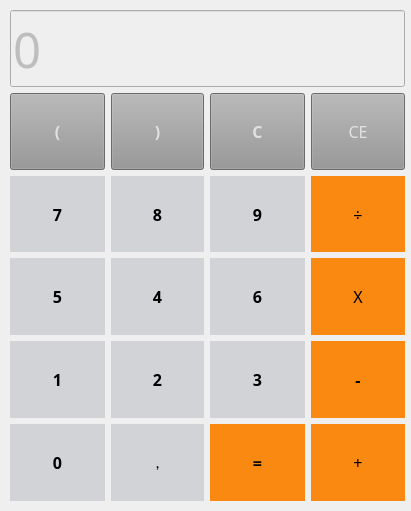
<?xml version="1.0" encoding="UTF-8"?>
<ui version="4.0">
 <class>MainWindow</class>
 <widget class="QMainWindow" name="MainWindow">
  <property name="geometry">
   <rect>
    <x>0</x>
    <y>0</y>
    <width>411</width>
    <height>511</height>
   </rect>
  </property>
  <property name="windowTitle">
   <string>Calculator</string>
  </property>
  <widget class="QWidget" name="centralwidget">
   <widget class="QWidget" name="gridLayoutWidget">
    <property name="geometry">
     <rect>
      <x>10</x>
      <y>10</y>
      <width>395</width>
      <height>491</height>
     </rect>
    </property>
    <layout class="QGridLayout" name="gridLayout">
     <item row="2" column="3">
      <widget class="QPushButton" name="pushButton_ec">
       <property name="sizePolicy">
        <sizepolicy hsizetype="Preferred" vsizetype="Preferred">
         <horstretch>0</horstretch>
         <verstretch>0</verstretch>
        </sizepolicy>
       </property>
       <property name="font">
        <font>
         <family>Gill Sans MT Condensed</family>
         <pointsize>12</pointsize>
         <weight>50</weight>
         <italic>false</italic>
         <bold>false</bold>
         <underline>false</underline>
         <strikeout>false</strikeout>
        </font>
       </property>
       <property name="styleSheet">
        <string notr="true">QPushButton {
background: rgb(149, 149, 149);
color: rgb(226, 226, 226);
}</string>
       </property>
       <property name="text">
        <string>CE</string>
       </property>
       <property name="autoDefault">
        <bool>false</bool>
       </property>
       <property name="default">
        <bool>false</bool>
       </property>
       <property name="value" stdset="0">
        <string>prev</string>
       </property>
      </widget>
     </item>
     <item row="3" column="3">
      <widget class="QPushButton" name="pushButton_div">
       <property name="sizePolicy">
        <sizepolicy hsizetype="Preferred" vsizetype="Preferred">
         <horstretch>0</horstretch>
         <verstretch>0</verstretch>
        </sizepolicy>
       </property>
       <property name="font">
        <font>
         <family>Gill Sans Ultra Bold</family>
         <pointsize>12</pointsize>
         <weight>50</weight>
         <italic>false</italic>
         <bold>false</bold>
         <underline>false</underline>
         <strikeout>false</strikeout>
        </font>
       </property>
       <property name="styleSheet">
        <string notr="true">QPushButton {
background:#fa8911;
border:none;
}</string>
       </property>
       <property name="text">
        <string>÷</string>
       </property>
       <property name="autoDefault">
        <bool>false</bool>
       </property>
       <property name="default">
        <bool>false</bool>
       </property>
       <property name="value" stdset="0">
        <string>div</string>
       </property>
      </widget>
     </item>
     <item row="2" column="2">
      <widget class="QPushButton" name="pushButton_ac">
       <property name="sizePolicy">
        <sizepolicy hsizetype="Preferred" vsizetype="Preferred">
         <horstretch>0</horstretch>
         <verstretch>0</verstretch>
        </sizepolicy>
       </property>
       <property name="font">
        <font>
         <family>Franklin Gothic Book</family>
         <pointsize>12</pointsize>
         <weight>75</weight>
         <italic>false</italic>
         <bold>true</bold>
         <underline>false</underline>
         <strikeout>false</strikeout>
        </font>
       </property>
       <property name="styleSheet">
        <string notr="true">QPushButton {
background: rgb(149, 149, 149);
color: rgb(226, 226, 226);
}</string>
       </property>
       <property name="text">
        <string>C</string>
       </property>
       <property name="autoDefault">
        <bool>false</bool>
       </property>
       <property name="default">
        <bool>false</bool>
       </property>
       <property name="value" stdset="0">
        <string>clear</string>
       </property>
      </widget>
     </item>
     <item row="2" column="0">
      <widget class="QPushButton" name="btn_left_2">
       <property name="sizePolicy">
        <sizepolicy hsizetype="Preferred" vsizetype="Preferred">
         <horstretch>0</horstretch>
         <verstretch>0</verstretch>
        </sizepolicy>
       </property>
       <property name="font">
        <font>
         <family>Franklin Gothic Book</family>
         <pointsize>12</pointsize>
         <weight>75</weight>
         <italic>false</italic>
         <bold>true</bold>
         <underline>false</underline>
         <strikeout>false</strikeout>
        </font>
       </property>
       <property name="styleSheet">
        <string notr="true">QPushButton {
background: rgb(149, 149, 149);
color: rgb(226, 226, 226);
}</string>
       </property>
       <property name="text">
        <string>(</string>
       </property>
       <property name="autoDefault">
        <bool>false</bool>
       </property>
       <property name="default">
        <bool>false</bool>
       </property>
       <property name="value" stdset="0">
        <string>left</string>
       </property>
      </widget>
     </item>
     <item row="4" column="2">
      <widget class="QPushButton" name="pushButton_n6">
       <property name="sizePolicy">
        <sizepolicy hsizetype="Preferred" vsizetype="Preferred">
         <horstretch>0</horstretch>
         <verstretch>0</verstretch>
        </sizepolicy>
       </property>
       <property name="font">
        <font>
         <family>Franklin Gothic Book</family>
         <pointsize>12</pointsize>
         <weight>75</weight>
         <italic>false</italic>
         <bold>true</bold>
         <underline>false</underline>
         <strikeout>false</strikeout>
        </font>
       </property>
       <property name="styleSheet">
        <string notr="true">QPushButton {
	background: #d2d3d7;
	border:none;
	color: black;
}</string>
       </property>
       <property name="text">
        <string>6</string>
       </property>
       <property name="autoDefault">
        <bool>false</bool>
       </property>
       <property name="default">
        <bool>false</bool>
       </property>
       <property name="value" stdset="0">
        <string>6</string>
       </property>
      </widget>
     </item>
     <item row="5" column="2">
      <widget class="QPushButton" name="pushButton_n3">
       <property name="sizePolicy">
        <sizepolicy hsizetype="Preferred" vsizetype="Preferred">
         <horstretch>0</horstretch>
         <verstretch>0</verstretch>
        </sizepolicy>
       </property>
       <property name="font">
        <font>
         <family>Franklin Gothic Book</family>
         <pointsize>12</pointsize>
         <weight>75</weight>
         <italic>false</italic>
         <bold>true</bold>
         <underline>false</underline>
         <strikeout>false</strikeout>
        </font>
       </property>
       <property name="styleSheet">
        <string notr="true">QPushButton {
	background: #d2d3d7;
	border:none;
	color: black;
}</string>
       </property>
       <property name="text">
        <string>3</string>
       </property>
       <property name="autoDefault">
        <bool>false</bool>
       </property>
       <property name="default">
        <bool>false</bool>
       </property>
       <property name="value" stdset="0">
        <string>3</string>
       </property>
      </widget>
     </item>
     <item row="3" column="2">
      <widget class="QPushButton" name="pushButton_n9">
       <property name="sizePolicy">
        <sizepolicy hsizetype="Preferred" vsizetype="Preferred">
         <horstretch>0</horstretch>
         <verstretch>0</verstretch>
        </sizepolicy>
       </property>
       <property name="font">
        <font>
         <family>Franklin Gothic Book</family>
         <pointsize>12</pointsize>
         <weight>75</weight>
         <italic>false</italic>
         <bold>true</bold>
         <underline>false</underline>
         <strikeout>false</strikeout>
        </font>
       </property>
       <property name="styleSheet">
        <string notr="true">QPushButton {
	background: #d2d3d7;
	border:none;
	color: black;
}</string>
       </property>
       <property name="text">
        <string>9</string>
       </property>
       <property name="autoDefault">
        <bool>false</bool>
       </property>
       <property name="default">
        <bool>false</bool>
       </property>
       <property name="value" stdset="0">
        <string>9</string>
       </property>
      </widget>
     </item>
     <item row="5" column="3">
      <widget class="QPushButton" name="pushButton_sub">
       <property name="sizePolicy">
        <sizepolicy hsizetype="Preferred" vsizetype="Preferred">
         <horstretch>0</horstretch>
         <verstretch>0</verstretch>
        </sizepolicy>
       </property>
       <property name="font">
        <font>
         <family>Magneto</family>
         <pointsize>12</pointsize>
         <weight>75</weight>
         <italic>false</italic>
         <bold>true</bold>
         <underline>false</underline>
         <strikeout>false</strikeout>
        </font>
       </property>
       <property name="styleSheet">
        <string notr="true">QPushButton {
background:#fa8911;
border:none;
}</string>
       </property>
       <property name="text">
        <string>-</string>
       </property>
       <property name="autoDefault">
        <bool>false</bool>
       </property>
       <property name="default">
        <bool>false</bool>
       </property>
       <property name="value" stdset="0">
        <string>sub</string>
       </property>
      </widget>
     </item>
     <item row="4" column="1">
      <widget class="QPushButton" name="pushButton_n4">
       <property name="sizePolicy">
        <sizepolicy hsizetype="Preferred" vsizetype="Preferred">
         <horstretch>0</horstretch>
         <verstretch>0</verstretch>
        </sizepolicy>
       </property>
       <property name="font">
        <font>
         <family>Franklin Gothic Book</family>
         <pointsize>12</pointsize>
         <weight>75</weight>
         <italic>false</italic>
         <bold>true</bold>
         <underline>false</underline>
         <strikeout>false</strikeout>
        </font>
       </property>
       <property name="styleSheet">
        <string notr="true">QPushButton {
	background: #d2d3d7;
	border:none;
	color: black;
}</string>
       </property>
       <property name="text">
        <string>4</string>
       </property>
       <property name="autoDefault">
        <bool>false</bool>
       </property>
       <property name="default">
        <bool>false</bool>
       </property>
       <property name="value" stdset="0">
        <string>4</string>
       </property>
      </widget>
     </item>
     <item row="4" column="0">
      <widget class="QPushButton" name="pushButton_n5">
       <property name="sizePolicy">
        <sizepolicy hsizetype="Preferred" vsizetype="Preferred">
         <horstretch>0</horstretch>
         <verstretch>0</verstretch>
        </sizepolicy>
       </property>
       <property name="font">
        <font>
         <family>Franklin Gothic Book</family>
         <pointsize>12</pointsize>
         <weight>75</weight>
         <italic>false</italic>
         <bold>true</bold>
         <underline>false</underline>
         <strikeout>false</strikeout>
        </font>
       </property>
       <property name="styleSheet">
        <string notr="true">QPushButton {
	background: #d2d3d7;
	border:none;
	color: black;
}</string>
       </property>
       <property name="text">
        <string>5</string>
       </property>
       <property name="autoDefault">
        <bool>false</bool>
       </property>
       <property name="default">
        <bool>false</bool>
       </property>
       <property name="value" stdset="0">
        <string>5</string>
       </property>
      </widget>
     </item>
     <item row="2" column="1">
      <widget class="QPushButton" name="btn_right">
       <property name="sizePolicy">
        <sizepolicy hsizetype="Preferred" vsizetype="Preferred">
         <horstretch>0</horstretch>
         <verstretch>0</verstretch>
        </sizepolicy>
       </property>
       <property name="font">
        <font>
         <family>Franklin Gothic Book</family>
         <pointsize>12</pointsize>
         <weight>75</weight>
         <italic>false</italic>
         <bold>true</bold>
         <underline>false</underline>
         <strikeout>false</strikeout>
        </font>
       </property>
       <property name="styleSheet">
        <string notr="true">QPushButton {
background: rgb(149, 149, 149);
color: rgb(226, 226, 226);
}</string>
       </property>
       <property name="text">
        <string>)</string>
       </property>
       <property name="autoDefault">
        <bool>false</bool>
       </property>
       <property name="default">
        <bool>false</bool>
       </property>
       <property name="value" stdset="0">
        <string>right</string>
       </property>
      </widget>
     </item>
     <item row="6" column="0">
      <widget class="QPushButton" name="pushButton_n0">
       <property name="sizePolicy">
        <sizepolicy hsizetype="Preferred" vsizetype="Preferred">
         <horstretch>0</horstretch>
         <verstretch>0</verstretch>
        </sizepolicy>
       </property>
       <property name="sizeIncrement">
        <size>
         <width>0</width>
         <height>0</height>
        </size>
       </property>
       <property name="font">
        <font>
         <family>Franklin Gothic Book</family>
         <pointsize>12</pointsize>
         <weight>75</weight>
         <italic>false</italic>
         <bold>true</bold>
         <underline>false</underline>
         <strikeout>false</strikeout>
        </font>
       </property>
       <property name="styleSheet">
        <string notr="true">QPushButton {
	background: #d2d3d7;
	border:none;
	color: black;
}</string>
       </property>
       <property name="text">
        <string>0</string>
       </property>
       <property name="autoDefault">
        <bool>false</bool>
       </property>
       <property name="default">
        <bool>false</bool>
       </property>
       <property name="value" stdset="0">
        <string>0</string>
       </property>
      </widget>
     </item>
     <item row="6" column="2">
      <widget class="QPushButton" name="pushButton_eq">
       <property name="sizePolicy">
        <sizepolicy hsizetype="Preferred" vsizetype="Preferred">
         <horstretch>0</horstretch>
         <verstretch>0</verstretch>
        </sizepolicy>
       </property>
       <property name="font">
        <font>
         <family>Franklin Gothic Book</family>
         <pointsize>12</pointsize>
         <weight>75</weight>
         <italic>false</italic>
         <bold>true</bold>
         <underline>false</underline>
         <strikeout>false</strikeout>
        </font>
       </property>
       <property name="styleSheet">
        <string notr="true">QPushButton {
background:#fa8911;
border:none;
}</string>
       </property>
       <property name="text">
        <string>=</string>
       </property>
       <property name="autoDefault">
        <bool>false</bool>
       </property>
       <property name="default">
        <bool>false</bool>
       </property>
       <property name="value" stdset="0">
        <string>=</string>
       </property>
      </widget>
     </item>
     <item row="5" column="0">
      <widget class="QPushButton" name="pushButton_n1">
       <property name="sizePolicy">
        <sizepolicy hsizetype="Preferred" vsizetype="Preferred">
         <horstretch>0</horstretch>
         <verstretch>0</verstretch>
        </sizepolicy>
       </property>
       <property name="font">
        <font>
         <family>Franklin Gothic Book</family>
         <pointsize>12</pointsize>
         <weight>75</weight>
         <italic>false</italic>
         <bold>true</bold>
         <underline>false</underline>
         <strikeout>false</strikeout>
        </font>
       </property>
       <property name="styleSheet">
        <string notr="true">QPushButton {
	background: #d2d3d7;
	border:none;
	color: black;
}</string>
       </property>
       <property name="text">
        <string>1</string>
       </property>
       <property name="autoDefault">
        <bool>false</bool>
       </property>
       <property name="default">
        <bool>false</bool>
       </property>
       <property name="value" stdset="0">
        <string>1</string>
       </property>
      </widget>
     </item>
     <item row="6" column="3">
      <widget class="QPushButton" name="pushButton_add">
       <property name="sizePolicy">
        <sizepolicy hsizetype="Preferred" vsizetype="Preferred">
         <horstretch>0</horstretch>
         <verstretch>0</verstretch>
        </sizepolicy>
       </property>
       <property name="font">
        <font>
         <family>Gill Sans Ultra Bold</family>
         <pointsize>12</pointsize>
         <weight>50</weight>
         <italic>false</italic>
         <bold>false</bold>
         <underline>false</underline>
         <strikeout>false</strikeout>
        </font>
       </property>
       <property name="styleSheet">
        <string notr="true">QPushButton {
background:#fa8911;
border:none;
}</string>
       </property>
       <property name="text">
        <string>+</string>
       </property>
       <property name="autoDefault">
        <bool>false</bool>
       </property>
       <property name="default">
        <bool>false</bool>
       </property>
       <property name="value" stdset="0">
        <string>add</string>
       </property>
      </widget>
     </item>
     <item row="5" column="1">
      <widget class="QPushButton" name="pushButton_n2">
       <property name="sizePolicy">
        <sizepolicy hsizetype="Preferred" vsizetype="Preferred">
         <horstretch>0</horstretch>
         <verstretch>0</verstretch>
        </sizepolicy>
       </property>
       <property name="font">
        <font>
         <family>Franklin Gothic Book</family>
         <pointsize>12</pointsize>
         <weight>75</weight>
         <italic>false</italic>
         <bold>true</bold>
         <underline>false</underline>
         <strikeout>false</strikeout>
        </font>
       </property>
       <property name="styleSheet">
        <string notr="true">QPushButton {
	background: #d2d3d7;
	border:none;
	color: black;
}</string>
       </property>
       <property name="text">
        <string>2</string>
       </property>
       <property name="autoDefault">
        <bool>false</bool>
       </property>
       <property name="default">
        <bool>false</bool>
       </property>
       <property name="value" stdset="0">
        <string>2</string>
       </property>
      </widget>
     </item>
     <item row="3" column="1">
      <widget class="QPushButton" name="pushButton_n8">
       <property name="sizePolicy">
        <sizepolicy hsizetype="Preferred" vsizetype="Preferred">
         <horstretch>0</horstretch>
         <verstretch>0</verstretch>
        </sizepolicy>
       </property>
       <property name="font">
        <font>
         <family>Franklin Gothic Book</family>
         <pointsize>12</pointsize>
         <weight>75</weight>
         <italic>false</italic>
         <bold>true</bold>
         <underline>false</underline>
         <strikeout>false</strikeout>
        </font>
       </property>
       <property name="styleSheet">
        <string notr="true">QPushButton {
	background: #d2d3d7;
	border:none;
	color: black;
}</string>
       </property>
       <property name="text">
        <string>8</string>
       </property>
       <property name="autoDefault">
        <bool>false</bool>
       </property>
       <property name="default">
        <bool>false</bool>
       </property>
       <property name="value" stdset="0">
        <string>8</string>
       </property>
      </widget>
     </item>
     <item row="6" column="1">
      <widget class="QPushButton" name="btn_share">
       <property name="sizePolicy">
        <sizepolicy hsizetype="Preferred" vsizetype="Preferred">
         <horstretch>0</horstretch>
         <verstretch>0</verstretch>
        </sizepolicy>
       </property>
       <property name="font">
        <font>
         <family>Calibri</family>
         <pointsize>12</pointsize>
         <weight>50</weight>
         <italic>false</italic>
         <bold>false</bold>
         <underline>false</underline>
         <strikeout>false</strikeout>
        </font>
       </property>
       <property name="styleSheet">
        <string notr="true">QPushButton {
	background: #d2d3d7;
	border:none;
	color: black;
}</string>
       </property>
       <property name="text">
        <string>,</string>
       </property>
       <property name="autoDefault">
        <bool>false</bool>
       </property>
       <property name="default">
        <bool>false</bool>
       </property>
       <property name="value" stdset="0">
        <string>,</string>
       </property>
      </widget>
     </item>
     <item row="3" column="0">
      <widget class="QPushButton" name="pushButton_n7">
       <property name="sizePolicy">
        <sizepolicy hsizetype="Preferred" vsizetype="Preferred">
         <horstretch>0</horstretch>
         <verstretch>0</verstretch>
        </sizepolicy>
       </property>
       <property name="font">
        <font>
         <family>Franklin Gothic Book</family>
         <pointsize>12</pointsize>
         <weight>75</weight>
         <italic>false</italic>
         <bold>true</bold>
         <underline>false</underline>
         <strikeout>false</strikeout>
        </font>
       </property>
       <property name="styleSheet">
        <string notr="true">QPushButton {
	background: #d2d3d7;
	border:none;
	color: black;
}</string>
       </property>
       <property name="text">
        <string>7</string>
       </property>
       <property name="autoDefault">
        <bool>false</bool>
       </property>
       <property name="default">
        <bool>false</bool>
       </property>
       <property name="value" stdset="0">
        <string>7</string>
       </property>
      </widget>
     </item>
     <item row="4" column="3">
      <widget class="QPushButton" name="pushButton_mul">
       <property name="sizePolicy">
        <sizepolicy hsizetype="Minimum" vsizetype="Preferred">
         <horstretch>0</horstretch>
         <verstretch>0</verstretch>
        </sizepolicy>
       </property>
       <property name="font">
        <font>
         <family>Goudy Old Style</family>
         <pointsize>12</pointsize>
         <weight>50</weight>
         <italic>false</italic>
         <bold>false</bold>
         <underline>false</underline>
         <strikeout>false</strikeout>
        </font>
       </property>
       <property name="styleSheet">
        <string notr="true">QPushButton {
background:#fa8911;
border:none;
}</string>
       </property>
       <property name="text">
        <string>X</string>
       </property>
       <property name="autoDefault">
        <bool>false</bool>
       </property>
       <property name="default">
        <bool>false</bool>
       </property>
       <property name="value" stdset="0">
        <string>mult</string>
       </property>
      </widget>
     </item>
     <item row="1" column="0" colspan="4">
      <layout class="QVBoxLayout" name="verticalLayout">
       <item>
        <widget class="QLineEdit" name="lineEdit">
         <property name="enabled">
          <bool>false</bool>
         </property>
         <property name="sizePolicy">
          <sizepolicy hsizetype="Preferred" vsizetype="Preferred">
           <horstretch>0</horstretch>
           <verstretch>0</verstretch>
          </sizepolicy>
         </property>
         <property name="font">
          <font>
           <family>Leelawadee</family>
           <pointsize>37</pointsize>
          </font>
         </property>
         <property name="styleSheet">
          <string notr="true">QLineEdit {
  qproperty-alignment: 'AlignVCenter | AlignRight';
color:black;
  border: 1px solid gray;
}

background-color : white;</string>
         </property>
         <property name="text">
          <string>0</string>
         </property>
        </widget>
       </item>
      </layout>
     </item>
    </layout>
   </widget>
  </widget>
 </widget>
 <resources/>
 <connections/>
</ui>
